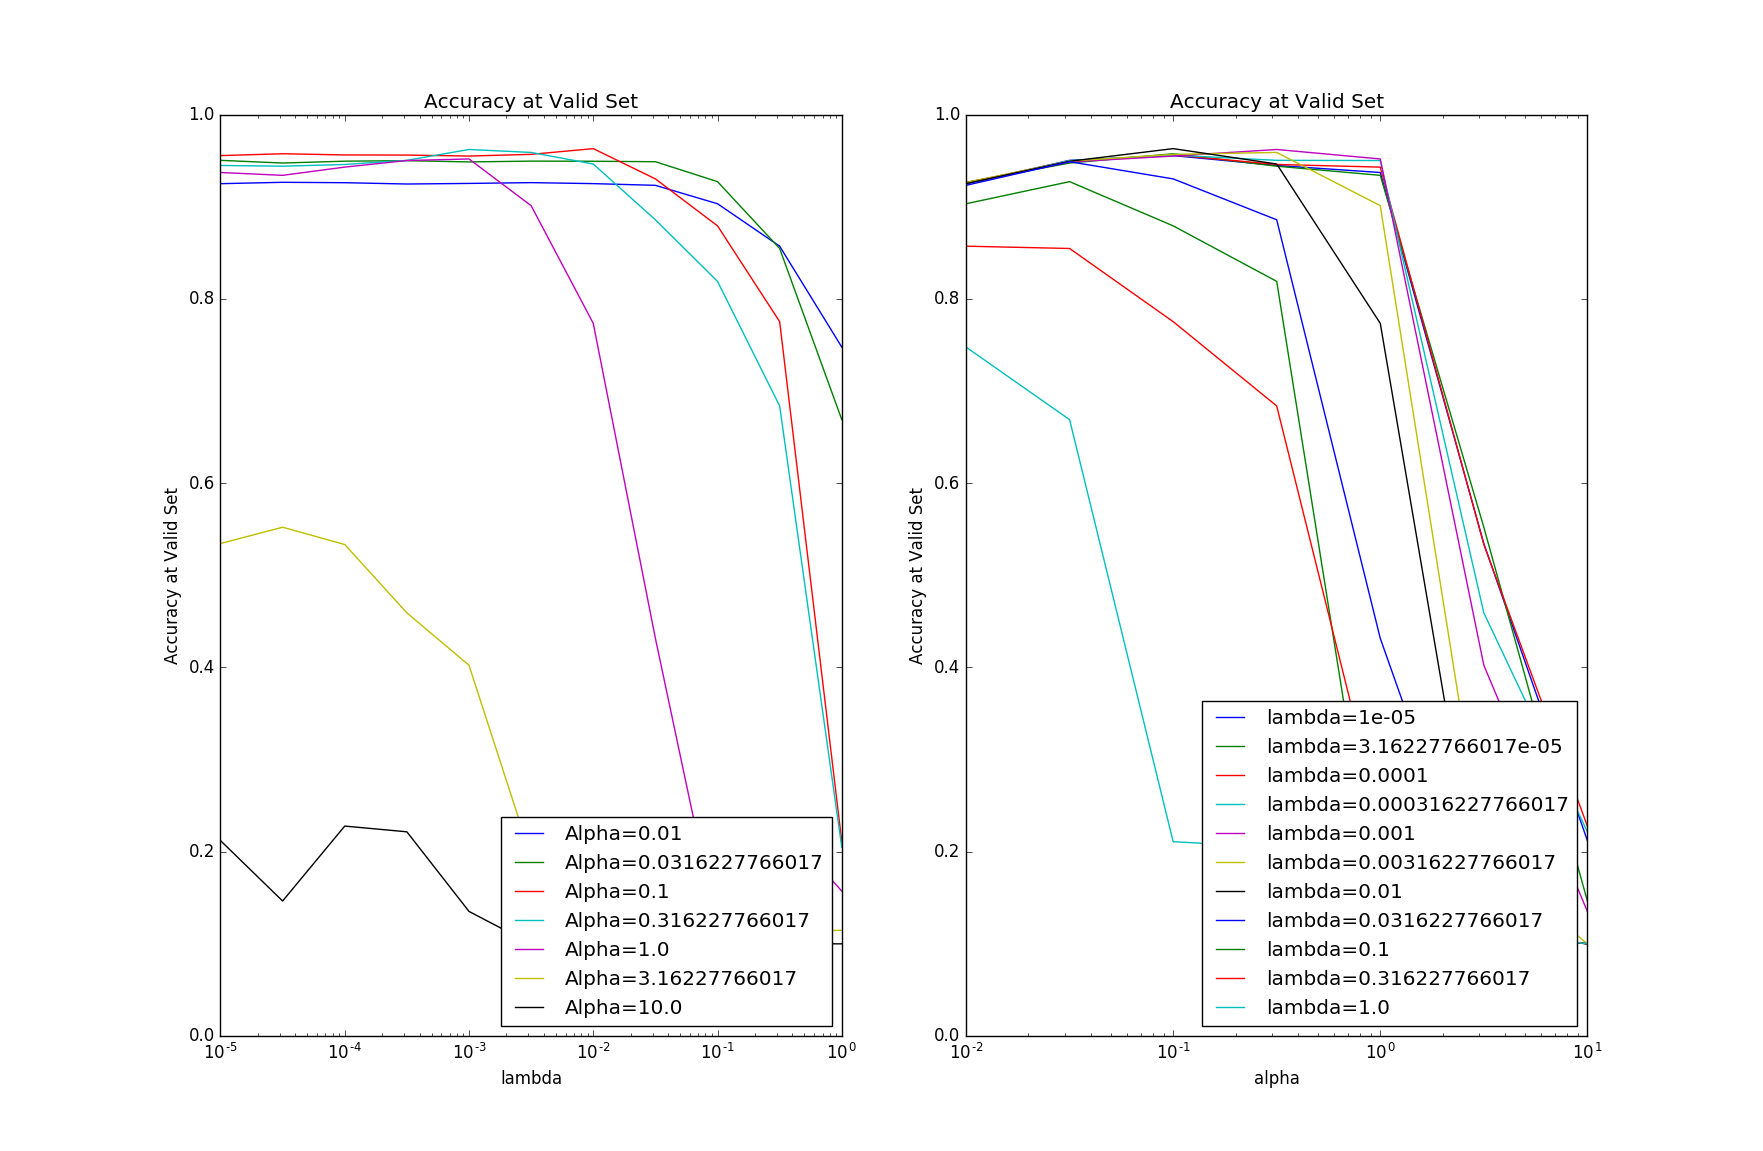

The Python source for this figure:
import numpy as np
import tensorflow as tf
import matplotlib.pyplot as plt
from sklearn import datasets
import time


if __name__ == '__main__':
	_num_labels=10
	_pixel_depth = 255.0
	_mnist = datasets.fetch_mldata('MNIST original', data_home=".")
	_array_index_rand = np.random.permutation(range(len(_mnist.data)))
	_X = np.array(_mnist.data, dtype=float)
	_y = _mnist.target
	_y = (np.arange(_num_labels) == _y[:,None]).astype(np.float32)

	print 'X:', _X.shape
	print 'y:', _y.shape

	print 'number of points of dataset:', _X.shape[0]
	print 'number of dimension:', _X.shape[1]
	_num_of_features = _X.shape[1]

	_num_dataset = len(_X)
	_rand_index = np.random.permutation(_num_dataset)
	_valid_start_index = int(_num_dataset*0.6)
	_test_start_index = int(_num_dataset*0.8)
	#_valid_start_index = int(1000)
	#_test_start_index = int(2000)
	_X_train = _X[_rand_index[:_valid_start_index]]
	_y_train = _y[_rand_index[:_valid_start_index]]
	_X_valid = _X[_rand_index[_valid_start_index:_test_start_index]]
	_y_valid = _y[_rand_index[_valid_start_index:_test_start_index]]
	_X_test = _X[_rand_index[_test_start_index:]]
	_y_test = _y[_rand_index[_test_start_index:]]
	_X_train = _X_train/_pixel_depth
	_X_valid = _X_valid/_pixel_depth
	_X_test = _X_test/_pixel_depth
	_num_train_dataset = len(_X_train)
	_num_valid_dataset = len(_X_valid)
	_num_test_dataset = len(_X_test)
	print 'number of train dataset:', _num_train_dataset
	print 'number of valid dataset:', _num_valid_dataset
	print 'number of test dataset:', _num_test_dataset
	del(_rand_index)

	#*********Definition ********************
	_n_of_hidden_nodes = 1024
	_num_steps = 3001
	_batch_size = 128
	_graph = tf.Graph()
	with _graph.as_default():
		_tf_X_train = tf.placeholder(tf.float32, shape=(_batch_size, _num_of_features))
		_tf_y_train = tf.placeholder(tf.float32, shape=(_batch_size, _num_labels))
		
		_tf_X_valid = tf.constant(_X_valid, dtype=tf.float32)
		_tf_X_test  = tf.constant(_X_test, dtype=tf.float32)
		
		_weights1 = tf.Variable(tf.truncated_normal([_num_of_features, _n_of_hidden_nodes]), dtype=tf.float32)
		_biases1 = tf.Variable(tf.zeros([_n_of_hidden_nodes]), dtype=tf.float32)
		_weights2 = tf.Variable(tf.truncated_normal([_n_of_hidden_nodes, _num_labels]), dtype=tf.float32)
		_biases2 = tf.Variable(tf.zeros([_num_labels]), dtype=tf.float32)
		_tf_lambda = tf.placeholder(tf.float32)
		_tf_alpha = tf.placeholder(tf.float32)

		_hidden_hypo = tf.nn.relu(tf.matmul(_tf_X_train, _weights1) + _biases1)
		_hidden_hypo = tf.nn.dropout(_hidden_hypo,0.5)
		_logits = tf.matmul(_hidden_hypo, _weights2) + _biases2
		_loss = tf.reduce_mean(tf.nn.softmax_cross_entropy_with_logits(_logits, _tf_y_train))+ 0.5 * _tf_lambda * (tf.nn.l2_loss(_weights1) + tf.nn.l2_loss(_weights2))

		_optimizer = tf.train.AdagradOptimizer(_tf_alpha).minimize(_loss)

		_train_prediction = tf.nn.softmax(_logits)
		_valid_prediction = tf.nn.softmax(tf.matmul(tf.nn.relu(tf.matmul(_tf_X_valid, _weights1) + _biases1), _weights2) + _biases2)
		_test_prediction = tf.nn.softmax(tf.matmul(tf.nn.relu(tf.matmul(_tf_X_test, _weights1) + _biases1), _weights2) + _biases2)

	def accuracy(_predictions, _labels):
		return ( np.sum(np.argmax(_predictions, 1) == np.argmax(_labels, 1)) / float(_predictions.shape[0]) )

	#***Learning****************************
	print '*****************************'
	print 'Start Learning'
	_time_start = time.time()
	_alpha_list = np.logspace(-2,1,7)
	_lambda_list = np.logspace(-5,0,11)
	_scores = np.ndarray( (len(_alpha_list), len(_lambda_list) ), dtype=float)
	with tf.Session(graph=_graph) as _session:
		_best_accuracy_valid = None
		_best_alpha = None
		_best_lambda = None
		for _al_index, _alpha in enumerate(_alpha_list):
			for _lam_index, _lambda in enumerate(_lambda_list):
				tf.initialize_all_variables().run()
				for _step in range(_num_steps):
					#_delta=100.0
					_offset = (_step * _batch_size) % (_num_train_dataset - _batch_size)
					_batch_data		= _X_train[_offset:(_offset + _batch_size), :]
					_batch_labels	= _y_train[_offset:(_offset + _batch_size)]
					_feed_dict = {_tf_X_train : _batch_data, _tf_y_train : _batch_labels, _tf_lambda: _lambda, _tf_alpha:_alpha}
					_, _l, _predictions = _session.run([_optimizer, _loss, _train_prediction], feed_dict=_feed_dict)
					if (_step % 500 == 0):
						_accuracy_valid = accuracy(_valid_prediction.eval(), _y_valid)
						if _best_accuracy_valid is None or _accuracy_valid>_best_accuracy_valid:
							#if _best_accuracy_valid is not None: _delta = _accuracy_valid - _best_accuracy_valid;
							_best_accuracy_valid = _accuracy_valid
							_best_alpha = _alpha
							_best_lambda = _lambda
							#if _delta < 0.001: break;
				_accuracy_valid = accuracy(_valid_prediction.eval(), _y_valid)
				_scores[_al_index, _lam_index] = _accuracy_valid
				print 'alpha='+str(_alpha)+',\tlambda='+str(_lambda)+',\tValidAccuracy='+str(_accuracy_valid)

		tf.initialize_all_variables().run()
		for _step in range(_num_steps):
			_offset = (_step * _batch_size) % (_num_train_dataset - _batch_size)
			_batch_data		= _X_train[_offset:(_offset + _batch_size), :]
			_batch_labels	= _y_train[_offset:(_offset + _batch_size)]
			_feed_dict = {_tf_X_train : _batch_data, _tf_y_train : _batch_labels, _tf_lambda: _best_lambda, _tf_alpha:_best_alpha}
			_, _l, _predictions = _session.run([_optimizer, _loss, _train_prediction], feed_dict=_feed_dict)
		print 'End Learning'
		print 'Validation Best Accuracy:', _best_accuracy_valid
		print 'Validation Best Error Rate:', (1.0-_best_accuracy_valid)
		print 'Validation Best Alpha:', _best_alpha
		print 'Validation Best Lambda:', _best_lambda
		print '*****************************'
		print 'Test Accuracy:', accuracy(_test_prediction.eval(), _y_test)
		print 'Test Error Rate:', (1.0-accuracy(_test_prediction.eval(), _y_test))
		_test_predict_final = _test_prediction.eval().copy()

		_time_end = time.time()
		print 'time for learning:', str(_time_end-_time_start) + 'sec\t(' + str((_time_end-_time_start)/60.0) + 'min)'

	plt.subplot(1, 2, 1)
	for _al_index, _alpha in enumerate(_alpha_list):
		plt.plot(_lambda_list, _scores[_al_index, :], label='Alpha='+str(_alpha))
	plt.title('Accuracy at Valid Set')
	plt.xscale('log')
	plt.xlabel('lambda')
	plt.ylabel('Accuracy at Valid Set')
	plt.legend(loc='lower right')

	plt.subplot(1, 2, 2)
	for _lam_index, _lambda in enumerate(_lambda_list):
		plt.plot(_alpha_list, _scores[:, _lam_index], label='lambda='+str(_lambda))
	plt.title('Accuracy at Valid Set')
	plt.xscale('log')
	plt.xlabel('alpha')
	plt.ylabel('Accuracy at Valid Set')
	plt.legend(loc='lower right')
	plt.show()
